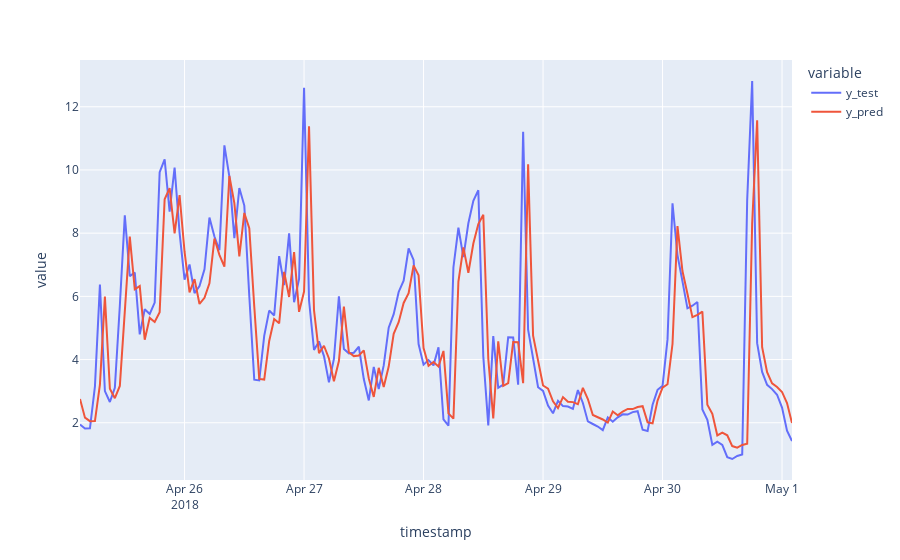

The notebook cell this image was saved under:
### Markdown cell above
**A LINE PLOT OF OUR Y_TEST AGAINST THE Y_PREDICTION**

### Code cell
fig = px.line(df_pred_test, labels={'values':'P2'})
fig.show()

### Figure 1 — Plotly figure (JSON) as saved in the notebook; plotly's stock layout.template omitted (floating-point values rounded to 4 significant figures; data arrays with more than 128 entries replaced by an {"elided": "..."} marker saying what was removed)
{"data": [{"hovertemplate": "variable=y_test<br>timestamp=%{x}<br>value=%{y}<extra></extra>", "legendgroup": "y_test", "line": {"color": "#636efa", "dash": "solid"}, "marker": {"symbol": "circle"}, "mode": "lines", "name": "y_test", "orientation": "v", "showlegend": true, "type": "scatter", "x": {"elided": "144 str values"}, "xaxis": "x", "y": {"elided": "144 float values"}, "yaxis": "y"}, {"hovertemplate": "variable=y_pred<br>timestamp=%{x}<br>value=%{y}<extra></extra>", "legendgroup": "y_pred", "line": {"color": "#EF553B", "dash": "solid"}, "marker": {"symbol": "circle"}, "mode": "lines", "name": "y_pred", "orientation": "v", "showlegend": true, "type": "scatter", "x": {"elided": "144 str values"}, "xaxis": "x", "y": {"elided": "144 float values"}, "yaxis": "y"}], "layout": {"legend": {"title": {"text": "variable"}, "tracegroupgap": 0}, "margin": {"t": 60}, "xaxis": {"anchor": "y", "domain": [0, 1], "title": {"text": "timestamp"}}, "yaxis": {"anchor": "x", "domain": [0, 1], "title": {"text": "value"}}}}
